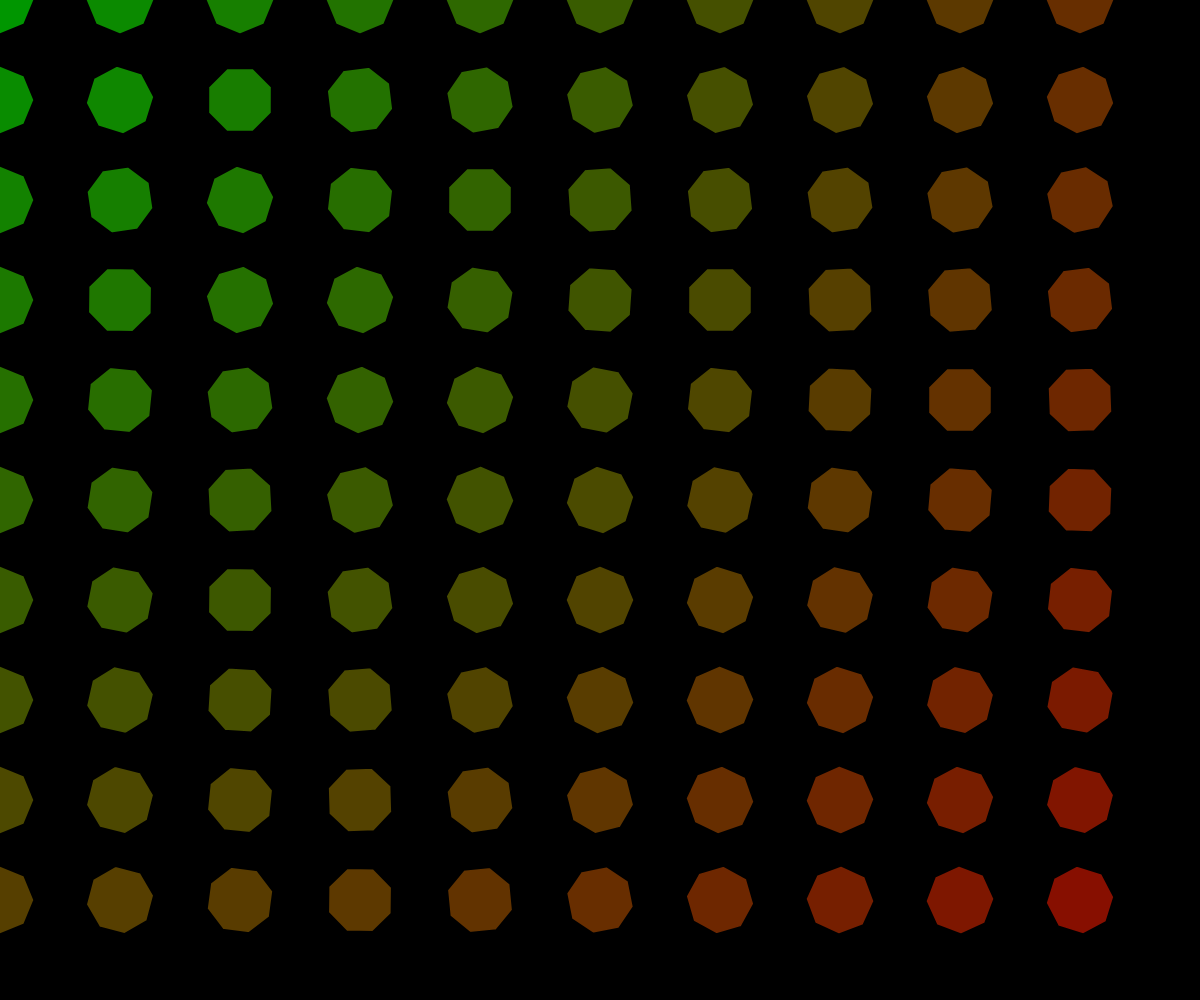
Frame 1 (no input)
Frame 60 (no input): identical to frame 1, image omitted
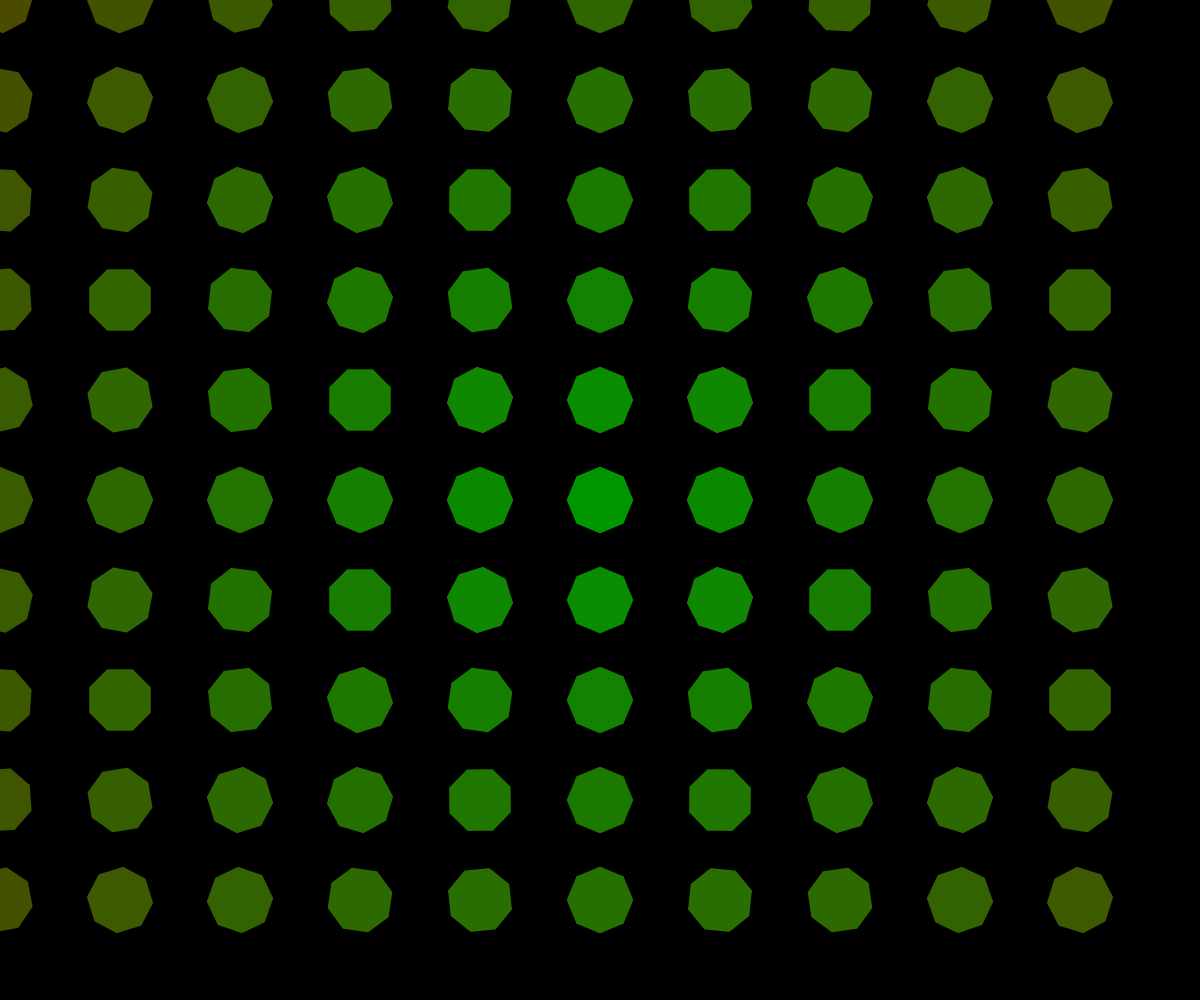
Frame 120 (the mouse pressed at the canvas centre since frame 60)

The p5.js sketch that drew these frames (run headless with seeded random() and noise() and a simulated clock; from frame 60 on, the mouse is pressed at the canvas centre):

// p5.js sketch
// ── sketch.js
let tilesX = 10;
let tilesY = 10;
let gridX, gridY;

function setup() {
  createCanvas(windowWidth, windowHeight);
  gridX = width / tilesX;
  gridY = height / tilesY;
}

function draw() {
  background(0);

  for (let y = 0; y < tilesY; y++) {
    for (let x = 0; x < tilesX; x++) {
      let angle = atan2(mouseY - y * gridY, mouseX - x * gridX) + PI;

      let mouseDistance = dist(mouseX, mouseY, x * gridX, y * gridY);
      let maxDistance = dist(0, 0, width, height);
      let colorValue = map(mouseDistance, 0, maxDistance, 0, 255);

      let c = color(colorValue, 255 - colorValue, 0, 150); //farben ändern nach maus ort

      push();
      translate(x * gridX, y * gridY);
      rotate(angle);
      strokeWeight(5); 
      stroke(0); 

      let octagonSize = gridX * 0.3; // kleines oktagon

      drawOctagon(octagonSize, c);
      pop();
    }
  }
}

function drawOctagon(size, fillColor) {
  fill(fillColor); 
  beginShape();
  for (let i = 0; i < 8; i++) {
    let theta = map(i, 0, 8, 0, TWO_PI);
    let px = size * cos(theta);
    let py = size * sin(theta);
    vertex(px, py);
  }
  endShape(CLOSE);
}
